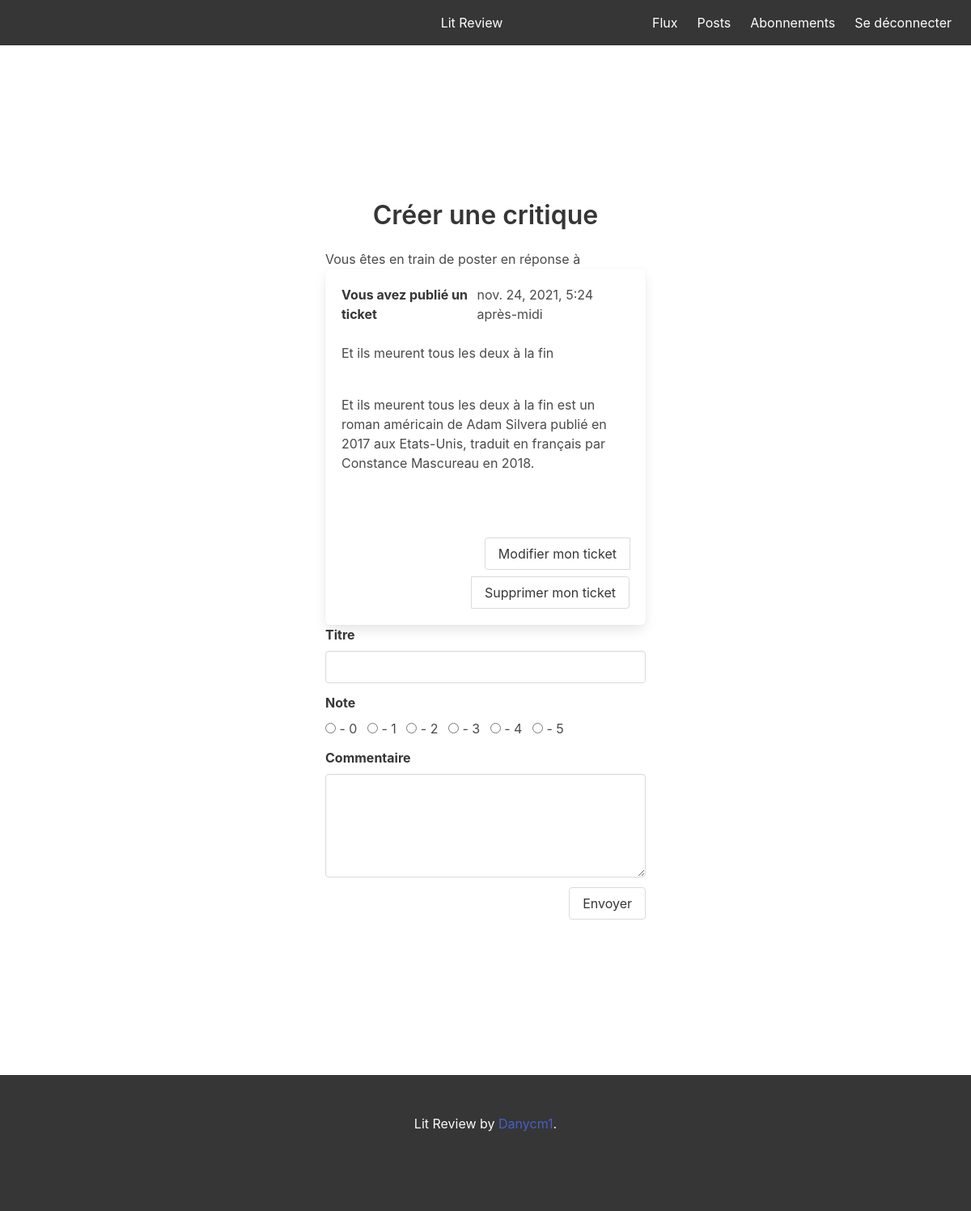
Before: /create/review/2 (signed in) with the older database file.
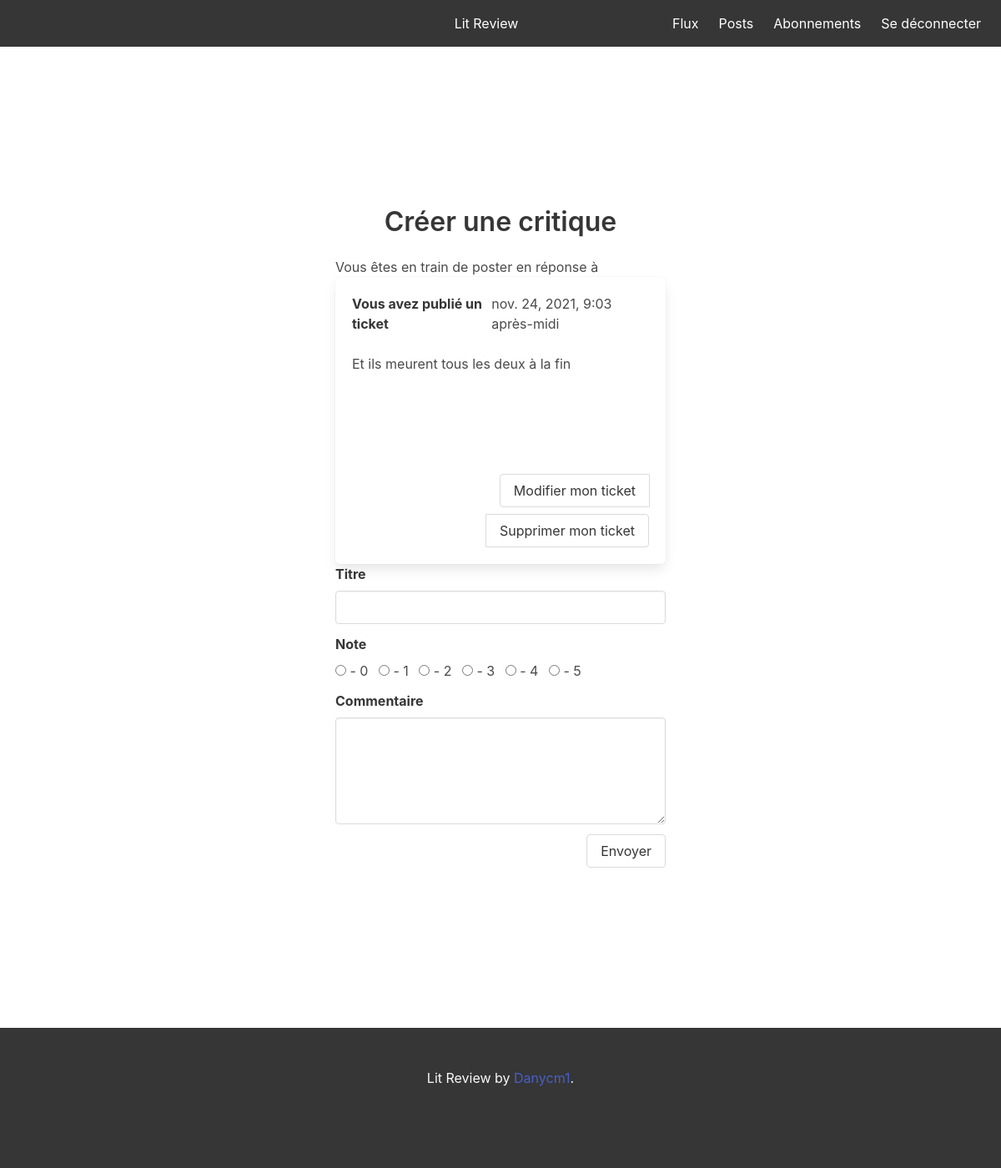
After: the same page with the newer database file.
### flux/models.py (models this page shows)
class Ticket(models.Model):
    title = models.CharField(max_length=128)
    description = models.TextField(max_length=2048, blank=True)
    user = models.ForeignKey(to=settings.AUTH_USER_MODEL, on_delete=models.CASCADE)
    image = models.ImageField(null=True, blank=True)
    time_created = models.DateTimeField(auto_now_add=True)

### flux/views.py (the view)
# urls.py: path('create/review/<ticket_pk>', view_create_review, name='create_review'),
@login_required
def view_create_review(request, ticket_pk):
    ticket = get_object_or_404(Ticket, pk=ticket_pk)
    if request.method == 'POST':
        headline = request.POST.get('headline')
        body = request.POST.get('body')
        rating = request.POST.get('rating')
        review = Review(headline=headline, body=body, rating=rating, ticket=ticket, user=request.user)
        review.save()
        return redirect('flux:home')
    else:
        return render(request, 'create_review.html', {'ticket': ticket, 'rating': range(6)})

### flux/templates/create_review.html (shortened to what this page needs)
{% extends 'home.html' %}
{% block ticket %}
    <section class="section is-medium">
        <h1 class="title has-text-centered">Créer une critique</h1>
        <div class="container">
            <div class="columns is-centered">
                <div class="column is-half">
                    <div>
                        <p>Vous êtes en train de poster en réponse à</p>
                        {% include 'ticket_snippet.html' %}
                    </div>
                    <form method="POST" action="{% url 'flux:create_review' ticket_pk=ticket.pk %}"
                          enctype="multipart/form-data">
                        <div class="field">
                            <label class="label">Titre</label>
                            <div class="control">
                                <label>
                                    <input class="input" type="text" name="headline" required>
                                </label>
                            </div>
                        </div>
                        <div class="field">
                            <label class="label">Note</label>
                            <div class="control">
                                <label class="radio">
                                    <input type="radio" name="rating" value="0" required> - 0
                                </label>
                                <label class="radio">
                                    <input type="radio" name="rating" value="1"> - 1
                                </label>
                                <label class="radio">
                                    <input type="radio" name="rating" value="2"> - 2
                                </label>
                                <label class="radio">
                                    <input type="radio" name="rating" value="3"> - 3
                                </label>
                                <label class="radio">
                                    <input type="radio" name="rating" value="4"> - 4
                                </label>
                                <label class="radio">
                                    <input type="radio" name="rating" value="5"> - 5
                                </label>
                            </div>
                        </div>
                        <div class="field">
                            <label class="label">Commentaire</label>
                            <div class="control">
                                <label>
                                    <textarea class="textarea" name="body" required></textarea>
                                </label>
                            </div>
                        </div>
                        <button type="submit" class="button is-pulled-right">Envoyer</button>
                    </form>
                </div>
            </div>
        </div>
    </section>
{% endblock %}

### flux/templates/ticket_snippet.html (shortened to what this page needs)
<div class="box">
    <div class="media-content">
        <div class="content">
            <div style="display: flex; justify-content: space-between;">
                {% if ticket.user == user %}
                    <strong>Vous avez publié un ticket</strong>
                {% else %}
                    <strong>{{ ticket.user }} a publié un ticket</strong>
                {% endif %}
                {{ ticket.time_created }}
            </div>
            <br>
            <p>{{ ticket.title }}</p>
            <br>
            <p>{{ ticket.description }}</p>
            <br>
            {% if ticket.image %}
                <p>
                </p>
            {% endif %}
            {% if ticket.user == request.user %}
                <div class="buttons has-addons is-right">
                    <a class="button" href="{% url 'flux:modify_ticket' ticket_pk=ticket.pk %}">
                        Modifier mon ticket</a>
                    <a class="button" href="{% url 'flux:delete_ticket' ticket_pk=ticket.pk %}">
                        Supprimer mon ticket</a>
                </div>
            {% endif %}
        </div>
    </div>
</div>

Changed rows visible on the page:
changed Ticket "Et ils meurent tous les deux à la fin": time_created "nov. 24, 2021, 5:24 après-midi" → "nov. 24, 2021, 9:03 après-midi"; description "Et ils meurent tous les deux à la fin est un roman américain de Adam Silvera publié en 2017 aux Etats-Unis, traduit en français par Constance Mascureau en 2018." → (not shown)
